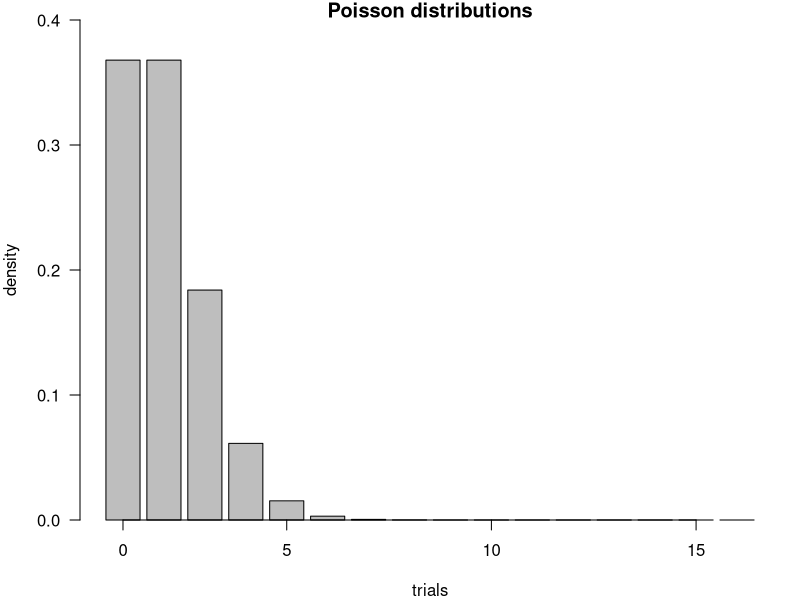
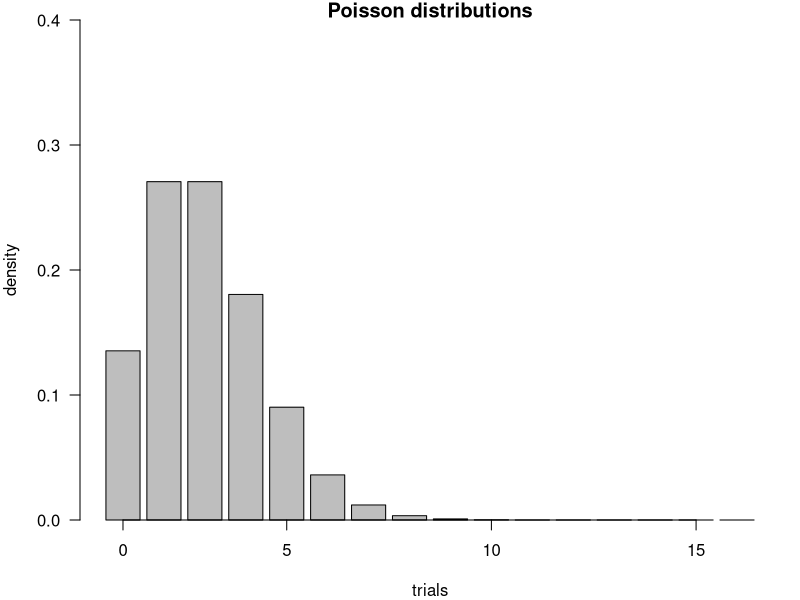
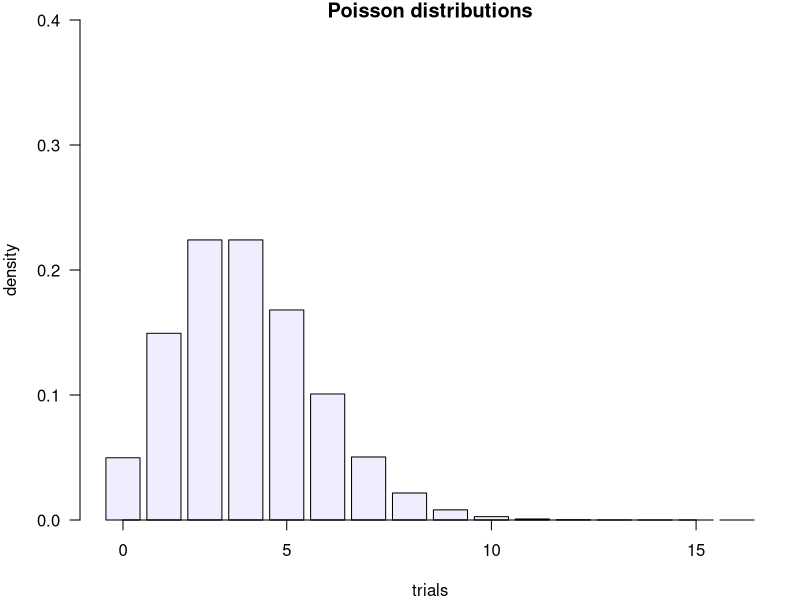

Source code (R) for these figures, in order:
## ---- chunk 1
knitr::opts_chunk$set(comment = NA)
knitr::opts_chunk$set( prompt=TRUE ) 

knitr::knit_hooks$set(small.mar = function(before, options, envir) {
    if (before) par(mar = c(2, 2, 1, 1))  # smaller margin on top and right
})
knitr::knit_hooks$set(left.mar = function(before, options, envir) {
    if (before) par(mar = c(2, 4, 1, 1))  # smaller margin on top and right
})
knitr::knit_hooks$set(med.mar = function(before, options, envir) {
    if (before) par(mar = c(4, 4, 1, 1))  # smaller margin on top and right
})
knitr::knit_hooks$set(bottom.mar = function(before, options, envir) {
    if (before) par(mar = c(3, 2, 1, 1))  # smaller margin on top and right
})
## ---- chunk 2
vals = seq(from=0, to=15, by=1)
par(mar=c(4,4,1,1))
b=barplot(dpois(vals,1 ), xlab="trials", ylab="density", main="Poisson distributions", axes=FALSE, ylim=c(0,0.4) )
axis(1, at=c( b[1], b[5], b[10], b[15]), labels=c(0, 5, 10, 15) )
axis(2, seq(0,0.5,0.1), las=1)

vals = seq(from=0, to=15, by=1)
par(mar=c(4,4,1,1))
b=barplot(dpois(vals,2 ), xlab="trials", ylab="density", main="Poisson distributions", axes=FALSE, ylim=c(0,0.4) )
axis(1, at=c( b[1], b[5], b[10], b[15]), labels=c(0, 5, 10, 15) )
axis(2, seq(0,0.5,0.1), las=1)

vals = seq(from=0, to=15, by=1)
par(mar=c(4,4,1,1))
b=barplot(dpois(vals,3 ), xlab="trials", ylab="density", main="Poisson distributions", axes=FALSE, ylim=c(0,0.4), col="#0000ff11" )
axis(1, at=c( b[1], b[5], b[10], b[15]), labels=c(0, 5, 10, 15) )
axis(2, seq(0,0.5,0.1), las=1)
